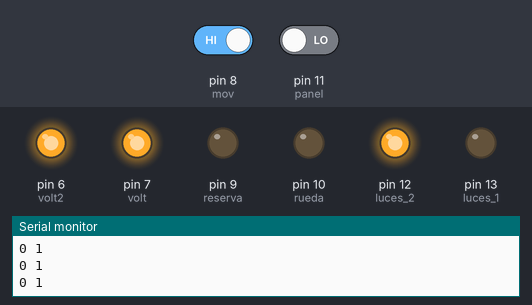
The sketch below on a simulated Arduino Uno, built with avr-gcc and run on an emulated ATmega328P. On the bench: output pins drawn as LEDs (lit = HIGH), the last lines printed to the serial monitor. The inputs (shaded band) are chosen by the test bench; at power-on: pin 8 (mov) HIGH, pin 11 (panel) LOW.

Above: at 2.8 s.
2.9 s: pin 8 (mov) driven LOW
At 4.2 s:
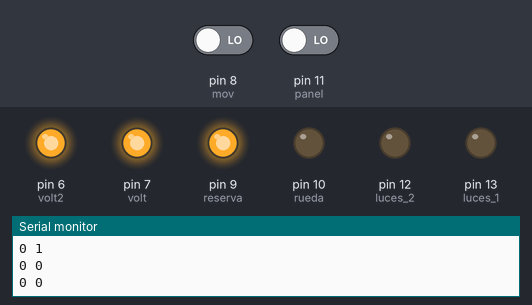
4.5 s: pin 11 (panel) driven HIGH
At 5.7 s:
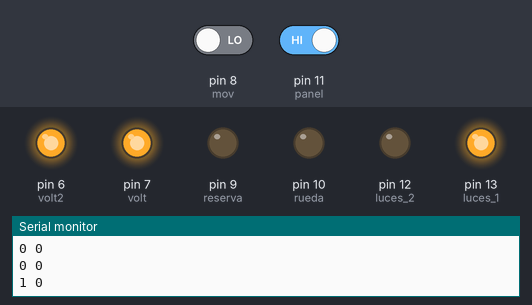
6.5 s: pin 8 (mov) driven HIGH
At 8.4 s:
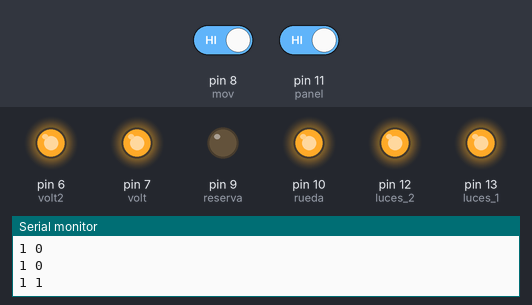
Timing chart, 0 to 9.9 s (numbered marks = the images above; inputs shaded):
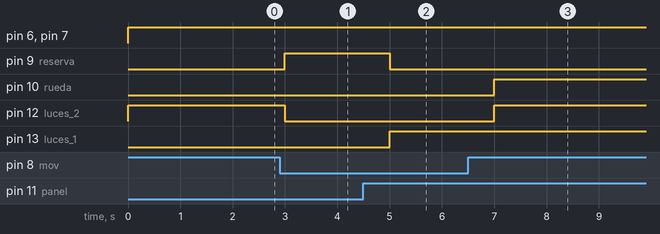

Measured:
- after the input at 2.9 s, pin 9 (reserva): LOW → HIGH after 0.10 s; pin 12 (luces_2): HIGH → LOW after 0.10 s
- after the input at 4.5 s, pin 9 (reserva): HIGH → LOW after 0.50 s; pin 13 (luces_1): LOW → HIGH after 0.50 s
- after the input at 6.5 s, pin 10 (rueda), pin 12 (luces_2): LOW → HIGH after 0.50 s

The sketch:

Smart_Cities.ino
```cpp
int luces_1 = 13;
int luces_2 = 12;
int panel = 11;
int rueda = 10;
int reserva = 9;
int mov = 8;
int volt = 7;
int volt2 = 6;
int state_panel = 0;
int state_mov = 0;

void setup()
  {
  Serial.begin(9600);
  pinMode(luces_1, OUTPUT);
  pinMode(luces_2, OUTPUT);
  pinMode(panel, INPUT);
  pinMode(rueda, OUTPUT);
  pinMode(reserva, OUTPUT);
  pinMode(mov, INPUT);
  pinMode(volt, OUTPUT);
  pinMode(volt2, OUTPUT);
  }

void loop()
  {
  digitalWrite(volt, HIGH);
  digitalWrite(volt2, HIGH);
  state_panel = digitalRead(panel);
  state_mov = digitalRead(mov);
  if (state_panel == HIGH && state_mov == LOW)
    {
    Serial.println("1 0");
    digitalWrite(luces_1, HIGH);
    digitalWrite(luces_2, LOW);
    digitalWrite(rueda, LOW);
    digitalWrite(reserva, LOW);
    }
  if (state_panel == LOW && state_mov == HIGH)
    {
    Serial.println("0 1");
    digitalWrite(luces_2, HIGH);
    digitalWrite(luces_1, LOW);
    digitalWrite(rueda, LOW);
    digitalWrite(reserva, LOW);
    }
  if (state_panel == HIGH && state_mov == HIGH)
    {
    Serial.println("1 1");
    digitalWrite(luces_1, HIGH);
    digitalWrite(luces_2, HIGH);
    digitalWrite(rueda, HIGH);
    digitalWrite(reserva, LOW);
    delay(5000);
    }
  if (state_panel == LOW && state_mov == LOW)
    {
    Serial.println("0 0");
    digitalWrite(luces_1, LOW);
    digitalWrite(luces_2, LOW);
    digitalWrite(rueda, LOW);
    digitalWrite(reserva, HIGH);
    }
  delay(1000);
  }
```
